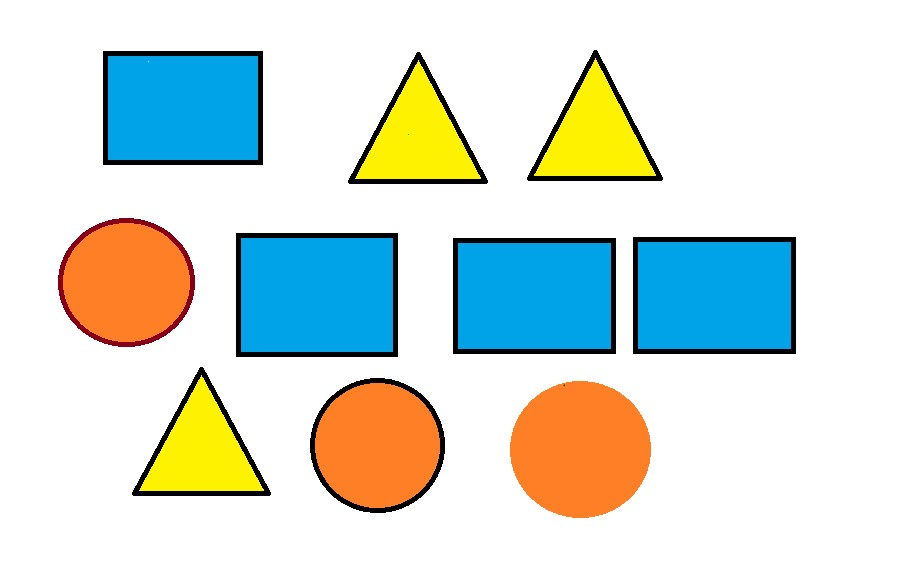
#> input picture formas.jpg, 907 x 563 px
$ python detectar_formas-VO2.py
#> lines starting #> are read from the running program, lines starting #| are printed output that depends on the picture; after the words box and inside, x2 and y2 are one past the last pixel; in counts of white or black regions, pixels touching at a corner belong together
import cv2
import numpy as np
import openpyxl  # Para crear el archivo Excel

# Cargar imagen
imagen = cv2.imread("formas.jpg")
#> imagen is the input picture: shape (563, 907, 3); mean B, G, R 214.1, 222.2, 212.3
if imagen is None:
    print("[ERROR] No se encontró 'formas.jpg'")
    exit()

# Preprocesamiento
gris = cv2.cvtColor(imagen, cv2.COLOR_BGR2GRAY)
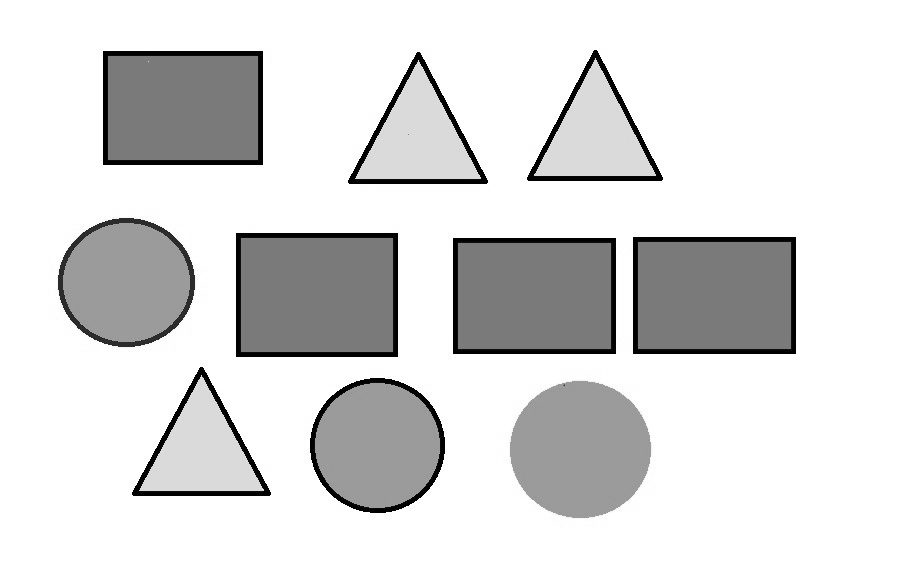
#> gris: shape (563, 907); min 0, max 255, mean 218.3
_, umbral = cv2.threshold(gris, 240, 255, cv2.THRESH_BINARY_INV)
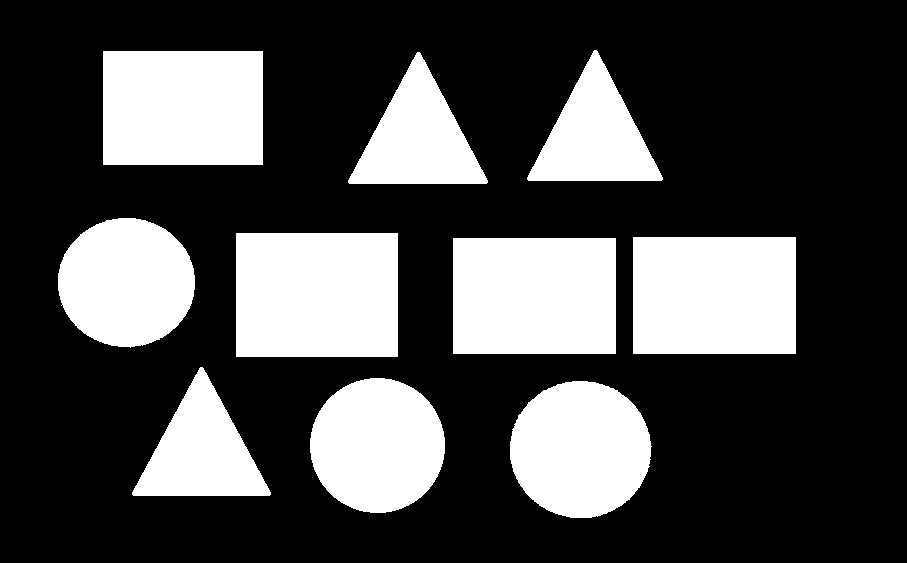
#> umbral: shape (563, 907); 29% white; 10 white regions

# Encontrar contornos
contornos, _ = cv2.findContours(umbral, cv2.RETR_EXTERNAL, cv2.CHAIN_APPROX_SIMPLE)
#> contornos = 10 contours; largest, box (x1, y1, x2, y2) and area: (236, 233, 398, 357) 19803, (633, 237, 796, 354) 18792, (453, 238, 616, 354) 18630, (103, 51, 263, 165) 17967, (510, 381, 652, 518) 15025

# Contadores de figuras
triangulos = 0
cuadrados = 0
circulos = 0

# Analizar cada contorno
for contorno in contornos:
    perimetro = cv2.arcLength(contorno, True)
    aproximacion = cv2.approxPolyDP(contorno, 0.04 * perimetro, True)
    vertices = len(aproximacion)

    x, y, w, h = cv2.boundingRect(aproximacion)

    if vertices == 3:
        triangulos += 1
        cv2.putText(imagen, "Triangulo", (x, y - 5), 1, 1, (0, 255, 0), 2)
        cv2.drawContours(imagen, [aproximacion], 0, (0, 255, 0), 2)

    elif vertices == 4:
        aspect_ratio = float(w) / h
        if 0.90 <= aspect_ratio <= 1.10:
            cuadrados += 1
            texto = "Cuadrado"
        else:
            cuadrados += 1
            texto = "Rectangulo"
        cv2.putText(imagen, texto, (x, y - 5), 1, 1, (255, 0, 0), 2)
        cv2.drawContours(imagen, [aproximacion], 0, (255, 0, 0), 2)

    elif vertices > 4:
        circulos += 1
        cv2.putText(imagen, "Circulo", (x, y - 5), 1, 1, (0, 0, 255), 2)
        cv2.drawContours(imagen, [aproximacion], 0, (0, 0, 255), 2)
#> this loop made 10 passes
#> (perimetro, aproximacion, vertices, x, y, w, h, aspect_ratio) on passes 4, 5, 6, 9: (554, [[453, 238], [453, 353], [615, 353], [615, 238]], 4, 453, 238, 163, 116, 1.41), (556, [[633, 237], [633, 353], [795, 353], [795, 237]], 4, 633, 237, 163, 117, 1.39), (568, [[236, 233], [236, 356], [397, 356], [397, 233]], 4, 236, 233, 162, 124, 1.31), (544, [[103, 51], [103, 164], [262, 164], [262, 51]], 4, 103, 51, 160, 114, 1.4)
#> (perimetro, aproximacion, vertices, x, y, w, h) on passes 3, 8, 10: (451.2, [[200, 367], [132, 494], [269, 495]], 3, 132, 367, 138, 129), (458.6, [[417, 52], [348, 182], [486, 183]], 3, 348, 52, 139, 132), (450.9, [[594, 50], [527, 179], [661, 180]], 3, 527, 50, 135, 131)
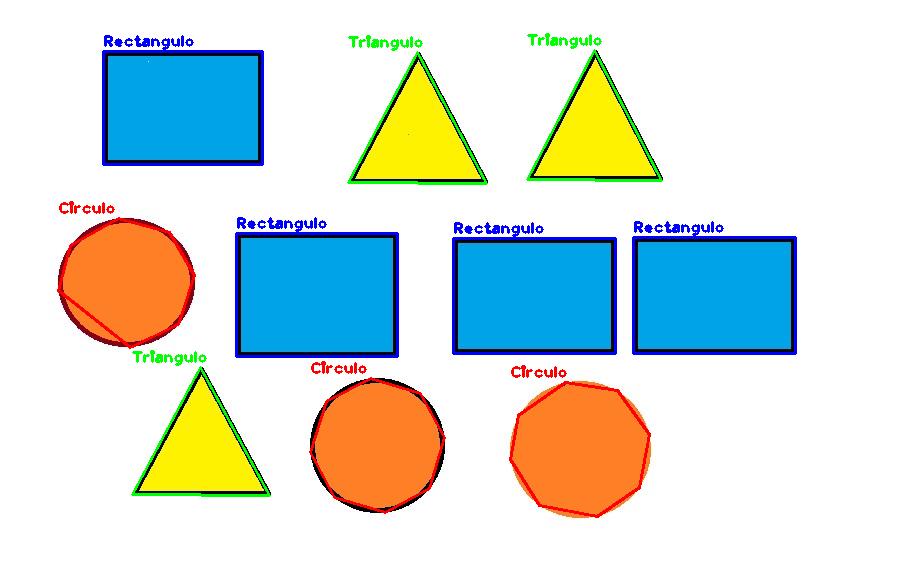
#> imagen: shape (563, 907, 3); 3.5% of pixels changed, all inside (x1, y1, x2, y2) = (57, 33, 797, 518)
#> after the loop, circulos = 3; cuadrados = 4; triangulos = 3

# Guardar imagen con formas detectadas
cv2.imwrite("formas_detectadas.jpg", imagen)

# Crear archivo de reporte de texto
with open("reporte_formas.txt", "w") as reporte:
    reporte.write("📄 Reporte de Formas Detectadas\n")
    reporte.write("===============================\n")
    reporte.write(f"🔺 Triángulos: {triangulos}\n")
    reporte.write(f"🟦 Cuadrados/Rectángulos: {cuadrados}\n")
    reporte.write(f"⚪ Círculos: {circulos}\n")

# Crear archivo Excel
wb = openpyxl.Workbook()
hoja = wb.active
hoja.title = "Conteo de Formas"

# Encabezado
hoja.append(["Forma", "Cantidad"])
# Datos
hoja.append(["Triángulos", triangulos])
hoja.append(["Cuadrados/Rectángulos", cuadrados])
hoja.append(["Círculos", circulos])

# Guardar archivo Excel
wb.save("conteo_formas.xlsx")

print("[✅] Análisis completado. Resultados guardados en:")
print("- formas_detectadas.jpg")
print("- reporte_formas.txt")
print("- conteo_formas.xlsx")
